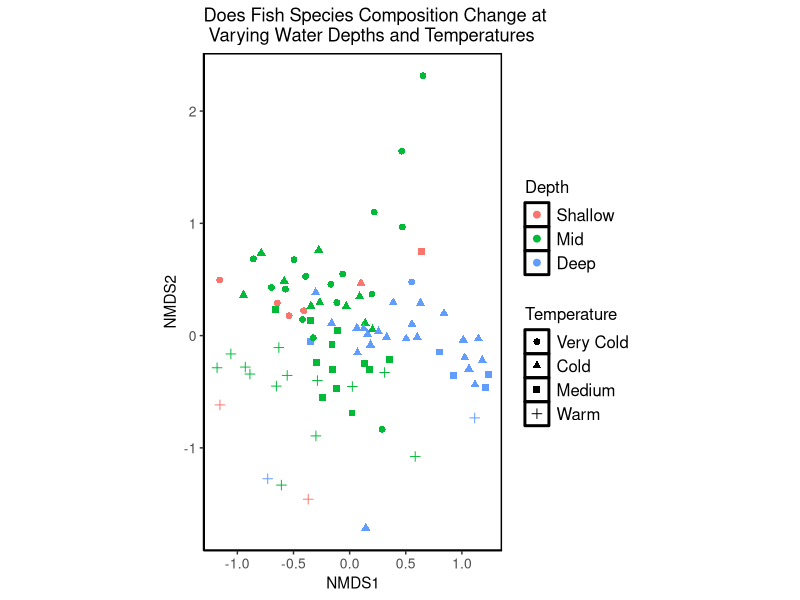
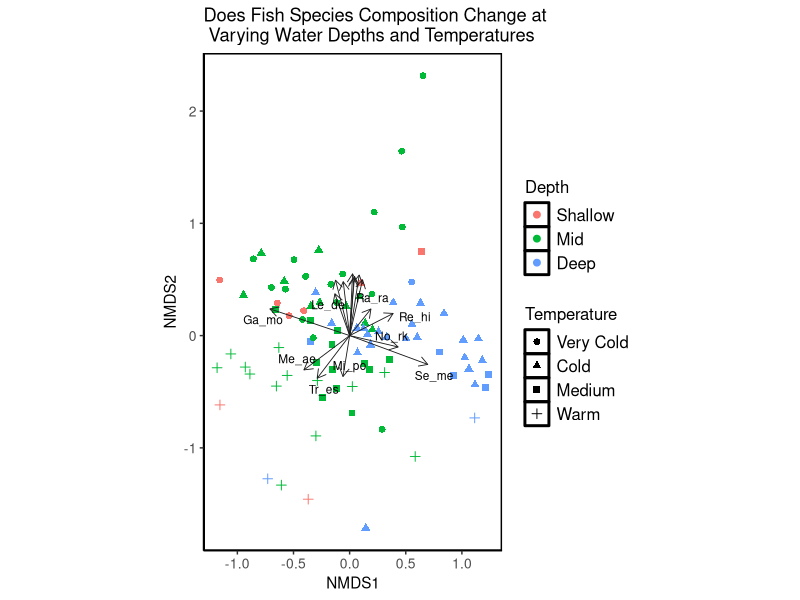
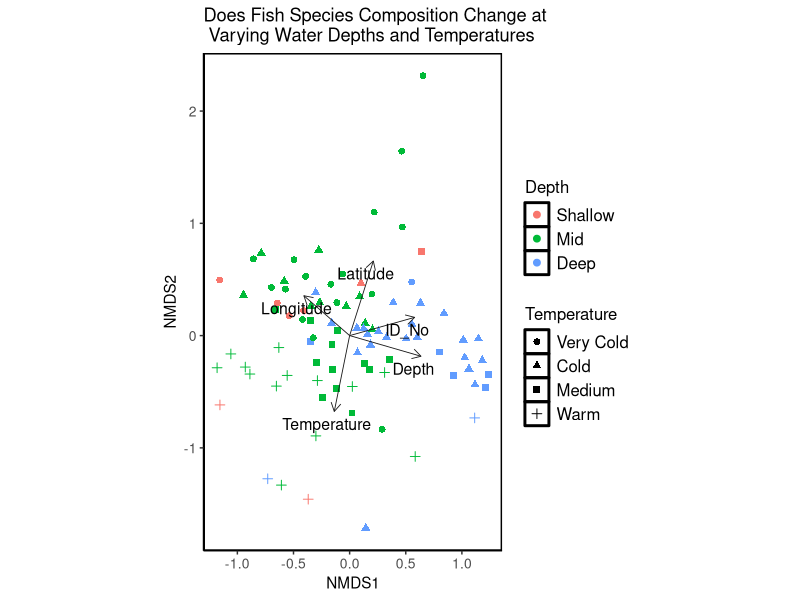
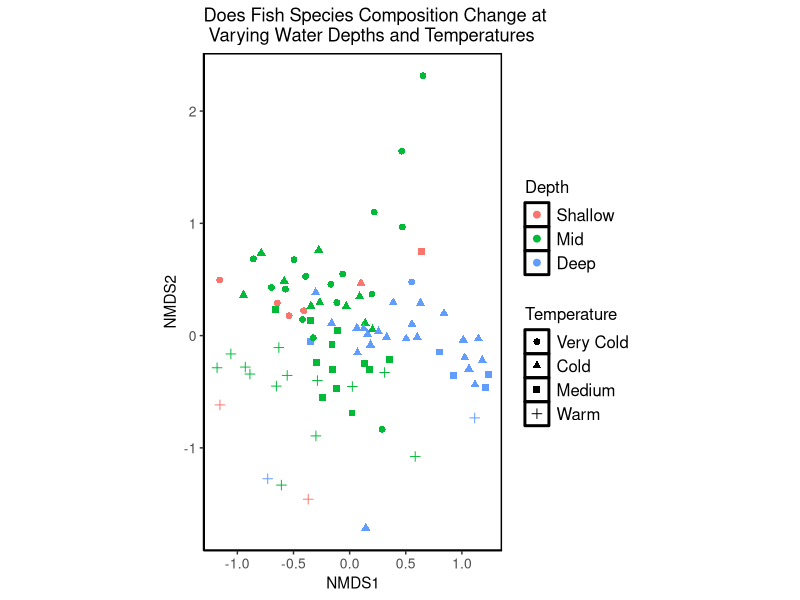
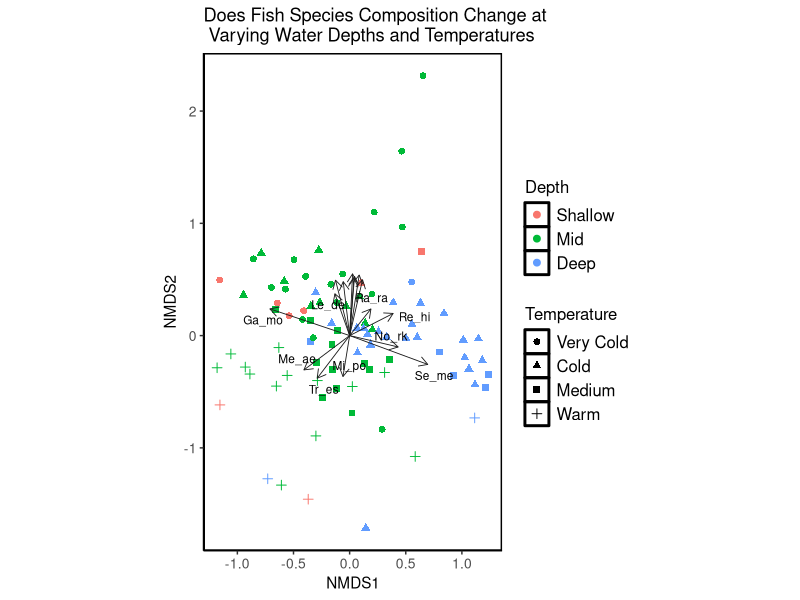
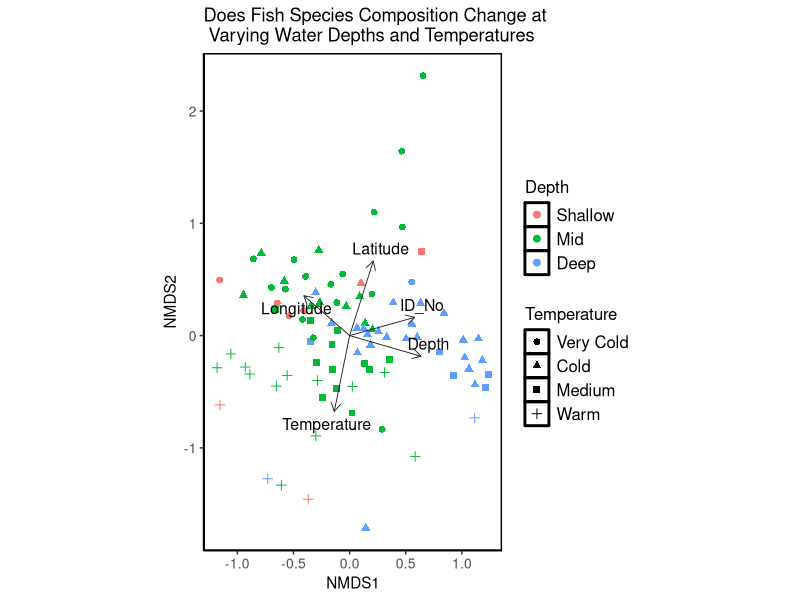

Here is the R script that generated these plots, in order:
# Script by Kai Westwell
# 25th November 2020

# Set working directory to project directory

# Load packages
library(vegan)  # For performing the nmds
library(tidyverse)  # For data tidying functions and plotting


# Load data
barents <- read.csv("data/barents_data.csv")


# Separate environmental data and species data
barents_spp <- barents %>% select(Re_hi:Tr_spp)

barents_env_raw <- barents %>% select(ID_No:Temperature)


# Create ordinal groups for depth and temperature variables
barents_env <- barents_env_raw %>% 
  mutate(Depth_cat=cut(Depth, breaks=c(-Inf, 250, 350, Inf), labels=c("shallow","mid","deep"))) %>% 
  mutate(Temp_cat=cut(Temperature, breaks=c(-Inf, 1, 2, 3, Inf), labels=c("vc","c","m","w")))


# Perform nmds and fit environmental and species vectors
barents.mds <- metaMDS(barents_spp, distance = "bray", autotransform = FALSE)

barents.envfit <- envfit(barents.mds, barents_env, permutations = 999) # Fit environmental vectors

barents.sppfit <- envfit(barents.mds, barents_spp, permutations = 999) # Fit species vectors

barents.mds  # Stress value is less than 0.2, which is good. Shows how easy it was to condense multidimensional data into two dimensional space


# Save the results from the nmds and group the data by environmental variables
site.scrs <- as.data.frame(scores(barents.mds, display = "sites"))  # save NMDS results into dataframe

site.scrs <- cbind(site.scrs, Depth = barents_env$Depth_cat)  # make depth a grouping variable and save to dataframe

site.scrs <- cbind(site.scrs, Temperature = barents_env$Temp_cat) # make temperature a grouping variable and save to dataframe

head(site.scrs)  # View the dataframe


# Rename Environmental Factor levels
site.scrs$Temperature <- recode(site.scrs$Temperature, vc = "Very Cold", c = "Cold", m = "Medium", w = "Warm")

site.scrs$Depth <- recode(site.scrs$Depth, shallow = "Shallow", mid = "Mid", deep = "Deep")


# Save species data from nmds to dataframe
spp.scrs <- as.data.frame(scores(barents.sppfit, display = "vectors"))  # Save species values into dataframe

spp.scrs <- cbind(spp.scrs, Species = rownames(spp.scrs))  # Add species names to dataframe

spp.scrs <- cbind(spp.scrs, pval = barents.sppfit$vectors$pvals) # Add p values to dataframe so you can select species which are significant

sig.spp.scrs <- subset(spp.scrs, pval<=0.05) # Show only significant species (using 0.05 as cutoff)

head(spp.scrs)  # View dataframe


# Save environmental extrinsic variables
env.scores.barents <- as.data.frame(scores(barents.envfit, display = "vectors"))  # Extract nmds scores of all environmental variables from envifit dataframe

env.scores.barents <- cbind(env.scores.barents, env.variables = rownames(env.scores.barents))  # Name them 

env.scores.barents <- cbind(env.scores.barents, pval = barents.envfit$vectors$pvals) # Add p values to dataframe

sig.env.scrs <- subset(env.scores.barents, pval<=0.05) # Show only significant variables (using 0.05 as cutoff)

head(env.scores.barents)  # View dataframe


# Basic nmds
(nmds.plot.barents <- ggplot(site.scrs, aes(x=NMDS1, y=NMDS2)) + # Create the plot
  geom_point(aes(x = NMDS1, y = NMDS2, colour = factor(site.scrs$Depth), shape = factor(site.scrs$Temperature)), size = 2)+ # Add site points to plot with the shape determined by temperature and colour determined by depth
  coord_fixed()+
  theme_classic()+ 
  theme(panel.background = element_rect(fill = NA, colour = "black", size = 1, linetype = "solid")) +
  labs(colour = "Depth", shape = "Temperature", title = "Does Fish Species Composition Change at\n Varying Water Depths and Temperatures") + # Add legend titles
  theme(legend.position = "right", legend.text = element_text(size = 12), legend.title = element_text(size = 12), axis.text = element_text(size = 10))) # Add legend

ggsave(filename = "outputs/nmds_1.png", nmds.plot.barents, height = 7, width = 14)


# Add species vector arrows
(nmds.plot.barents.2 <- nmds.plot.barents +
  geom_segment(data = sig.spp.scrs, aes(x = 0, xend=NMDS1, y=0, yend=NMDS2), arrow = arrow(length = unit(0.25, "cm")), colour = "grey10", lwd=0.3) + # Add vector arrows for significant species
  ggrepel::geom_text_repel(data = sig.spp.scrs, aes(x=NMDS1, y=NMDS2, label = Species), cex = 3, direction = "both", segment.size = 0.25) # Add labels for species (with ggrepel::geom_text_repel so that labels do not overlap)
)

ggsave(filename = "outputs/nmds_2.png", nmds.plot.barents.2, height = 7, width = 14)


# Add environmental variable vector arrows
(nmds.plot.barents.3 <- nmds.plot.barents +
  geom_segment(data = sig.env.scrs, aes(x = 0, xend=NMDS1, y=0, yend=NMDS2), arrow = arrow(length = unit(0.25, "cm")), colour = "grey10", lwd=0.3) + # Add vector arrows of significant environmental variables
  ggrepel::geom_text_repel(data = sig.env.scrs, aes(x=NMDS1, y=NMDS2, label = env.variables), cex = 4, direction = "both", segment.size = 0.25) # Add labels
)

ggsave(filename = "outputs/nmds_3.png", nmds.plot.barents.3, height = 7, width = 14)

# We can see that theres a distinction in samples based on depth and temperature. 
# Species info shows some species are more commonly found in different conditions.
# None of this is statistically verified yet, so a ANOSIM, SIMPER or indicator species analysis will need to be run to check.


# ANOSIM
mat_bar_spp <- as.matrix(barents_spp)


# ANOSIM with depth grouping
bar_depth <- anosim(mat_bar_spp, barents_env_raw$Depth, distance = "bray", permutations = 9999)

bar_depth  # ANOSIM significance is less than 0.05 so it is significant. R statistic is relatively low, suggesting the groups are similar to each other.


# ANOSIM with temperature grouping
bar_temp <- anosim(mat_bar_spp, barents_env_raw$Temperature, distance = "bray", permutations = 9999)

bar_temp  # Significance means this looks good too, and relatively low R statistic suggests similarity between groups.


# Challenge data
barents_env_chal <- barents_env_raw %>% 
  mutate(lat_cat=cut(Latitude, breaks=c(-Inf, 72, 74, Inf), labels=c("south","centre","north"))) %>% 
  mutate(long_cat=cut(Longitude, breaks=c(-Inf, 23, 30, Inf), labels=c("west","centre","east")))

